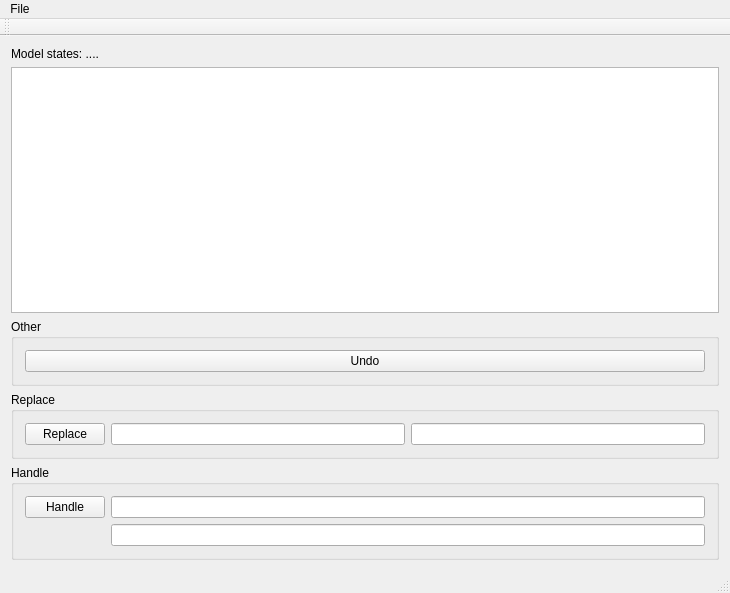
<?xml version="1.0" encoding="UTF-8"?>
<ui version="4.0">
 <class>MainWindow</class>
 <widget class="QMainWindow" name="MainWindow">
  <property name="geometry">
   <rect>
    <x>0</x>
    <y>0</y>
    <width>730</width>
    <height>593</height>
   </rect>
  </property>
  <property name="windowTitle">
   <string>MainWindow</string>
  </property>
  <widget class="QWidget" name="centralWidget">
   <layout class="QVBoxLayout" name="verticalLayout">
    <item>
     <widget class="QLabel" name="lblModelState">
      <property name="text">
       <string>Model states: ....</string>
      </property>
     </widget>
    </item>
    <item>
     <widget class="QListWidget" name="lstHandlers">
      <property name="sizePolicy">
       <sizepolicy hsizetype="Expanding" vsizetype="Expanding">
        <horstretch>0</horstretch>
        <verstretch>3</verstretch>
       </sizepolicy>
      </property>
     </widget>
    </item>
    <item>
     <widget class="QGroupBox" name="groupBox_2">
      <property name="title">
       <string>Other</string>
      </property>
      <layout class="QHBoxLayout" name="horizontalLayout_2">
       <item>
        <widget class="QPushButton" name="btnUndo">
         <property name="text">
          <string>Undo</string>
         </property>
        </widget>
       </item>
      </layout>
     </widget>
    </item>
    <item>
     <widget class="QGroupBox" name="groupFunction1">
      <property name="title">
       <string>Replace</string>
      </property>
      <layout class="QHBoxLayout" name="horizontalLayout">
       <item>
        <widget class="QPushButton" name="btnReplace">
         <property name="text">
          <string>Replace</string>
         </property>
        </widget>
       </item>
       <item>
        <widget class="QLineEdit" name="txtRepId1"/>
       </item>
       <item>
        <widget class="QLineEdit" name="txtRepId2"/>
       </item>
      </layout>
     </widget>
    </item>
    <item>
     <widget class="QGroupBox" name="groupBox">
      <property name="sizePolicy">
       <sizepolicy hsizetype="Preferred" vsizetype="Preferred">
        <horstretch>0</horstretch>
        <verstretch>1</verstretch>
       </sizepolicy>
      </property>
      <property name="title">
       <string>Handle</string>
      </property>
      <layout class="QFormLayout" name="formLayout">
       <item row="0" column="0">
        <widget class="QPushButton" name="btnHandle">
         <property name="text">
          <string>Handle</string>
         </property>
        </widget>
       </item>
       <item row="0" column="1">
        <widget class="QLineEdit" name="txtValue0"/>
       </item>
       <item row="2" column="1">
        <widget class="QLineEdit" name="txtValue1"/>
       </item>
      </layout>
     </widget>
    </item>
   </layout>
  </widget>
  <widget class="QMenuBar" name="menuBar">
   <property name="geometry">
    <rect>
     <x>0</x>
     <y>0</y>
     <width>730</width>
     <height>17</height>
    </rect>
   </property>
   <widget class="QMenu" name="menuFile">
    <property name="title">
     <string>File</string>
    </property>
    <addaction name="actionSave"/>
    <addaction name="actionLoad"/>
   </widget>
   <addaction name="menuFile"/>
  </widget>
  <widget class="QToolBar" name="mainToolBar">
   <attribute name="toolBarArea">
    <enum>TopToolBarArea</enum>
   </attribute>
   <attribute name="toolBarBreak">
    <bool>false</bool>
   </attribute>
  </widget>
  <widget class="QStatusBar" name="statusBar"/>
  <action name="actionSave">
   <property name="text">
    <string>Save</string>
   </property>
  </action>
  <action name="actionLoad">
   <property name="text">
    <string>Load</string>
   </property>
  </action>
 </widget>
 <layoutdefault spacing="6" margin="11"/>
 <resources/>
 <connections/>
</ui>
